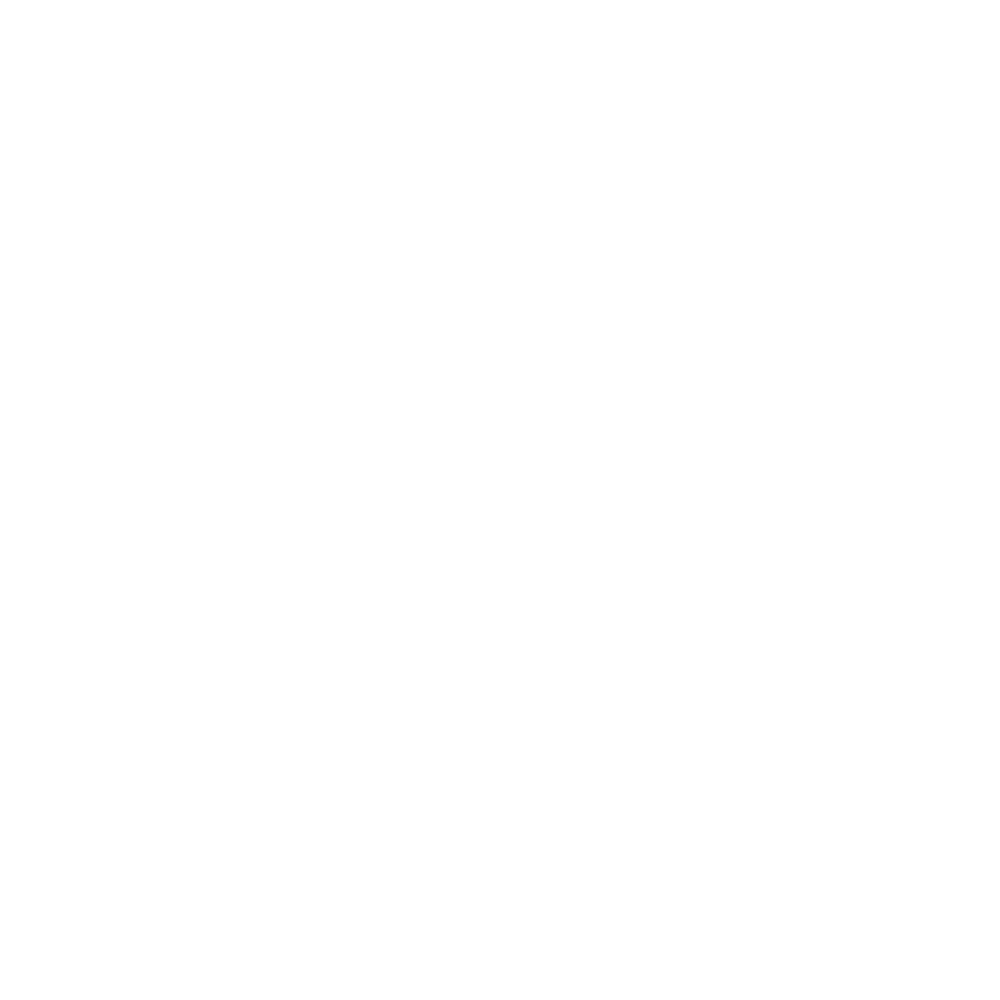
Frame 1 (no input)
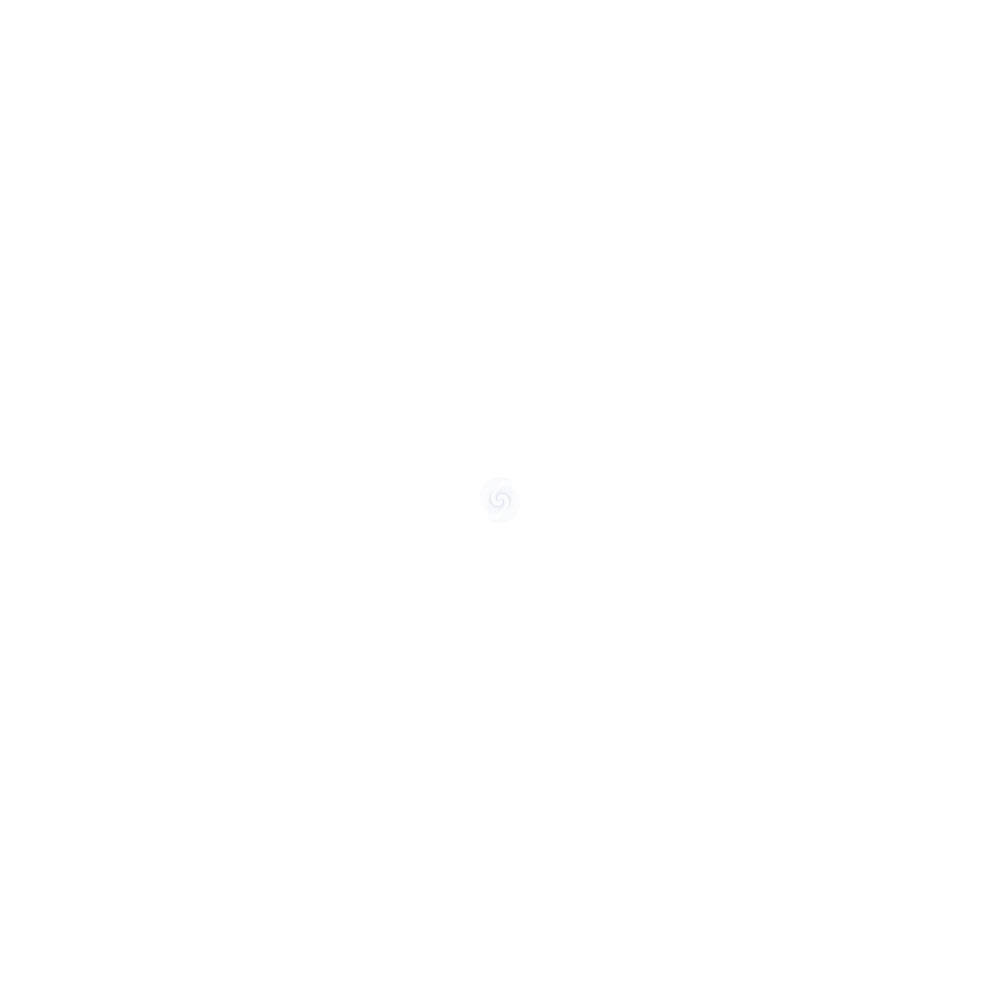
Frame 60 (the mouse pressed at the canvas centre just before this capture)
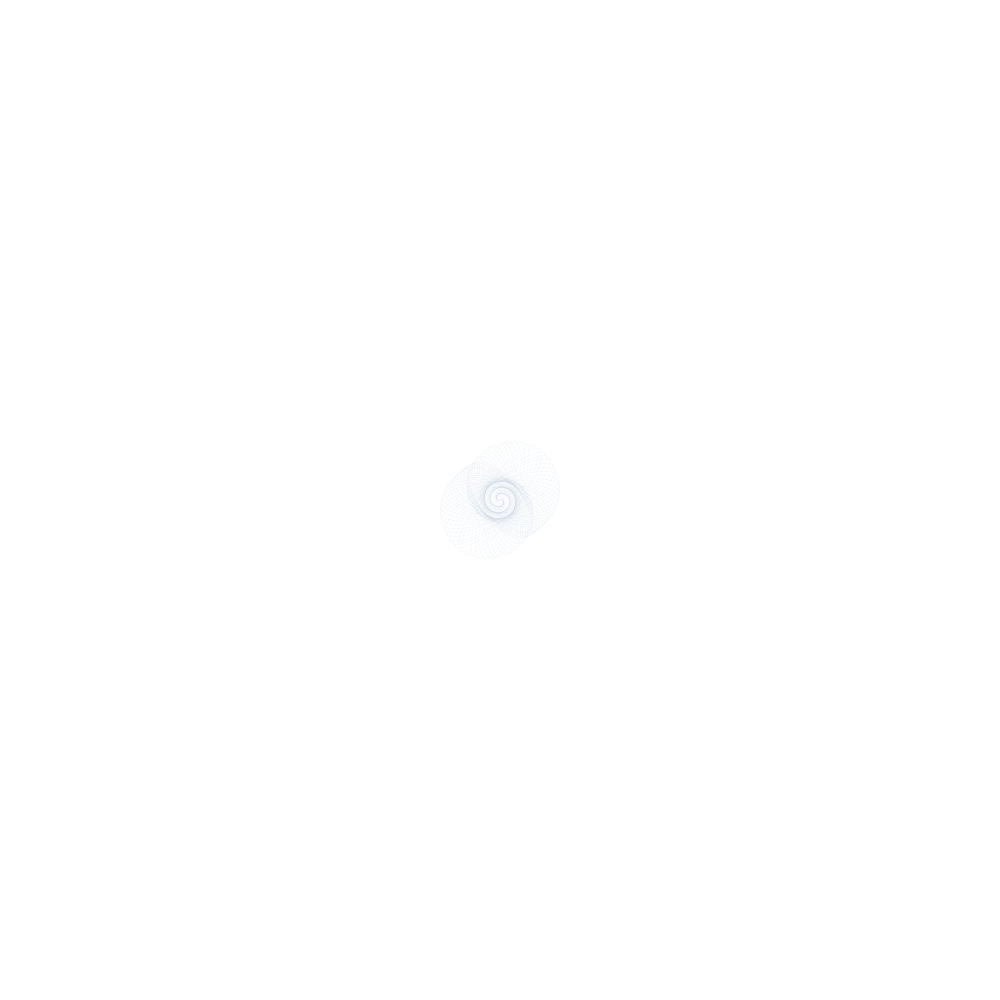
Frame 120 (the mouse held since frame 60 and released just before this capture)

The Processing sketch that drew these frames (run headless with seeded random() and noise(); from frame 60 on, the mouse is pressed at the canvas centre):

// Processing sketch: processing_57355
// ── processing_57355.pde

float a=0;
float aS=0.0174;
float b=0.361;
float bS=0.0223;

void setup(){
  size(1000, 1000);
  smooth();
  background(255);
  noFill();
  colorMode(HSB);
  
}
  


void draw(){
  translate(width/2, height/2);
  //translate(cos(a)*500, sin(b)*500);
  
  rotate(a*5);
 scale(sin(a*.1)*2); //ohne dem schaut es auch gut aus
  
  //ellipse(0, 0, 100+80*tan(b), 100); //ist auch toll
  ellipse(0,0,300+80*cos(pow(b,2)),100); 
  stroke(150,155,155, BLUR*2);
  a += aS;
  b += bS;
}
